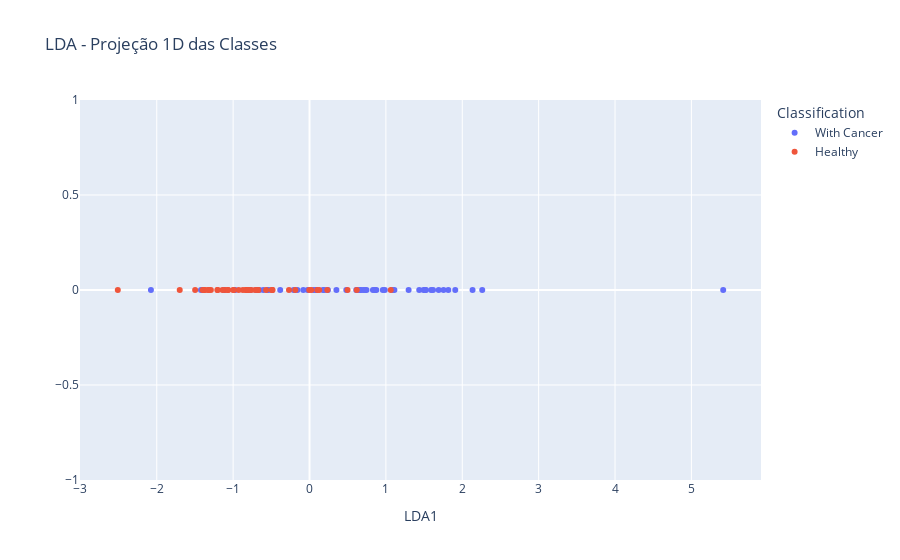

The notebook cell saved with this chart:
### Markdown cell above
### LDA

### Code cell
lda = LinearDiscriminantAnalysis(n_components=1)
# prepare transform on dataset
lda.fit(x_train,y_train)
# apply transform to dataset
transformed = lda.transform(x_train)

# Converter classes para nomes legíveis (1 → Healthy, 2 → With Cancer)
y_labels = y_train.replace({1: "Healthy", 2: "With Cancer"})

#Plot transformed data
# Plot 1D estilo linha reta
fig = px.scatter(
    x=transformed.squeeze(),
    y=np.zeros(transformed.shape[0]),
    color=y_labels,
    labels=dict(x="LDA1", y="", color="Classification"),
    title="LDA - Projeção 1D das Classes"
)

fig.show()

# Guardar os dois primeiros LDAs

lda = LinearDiscriminantAnalysis(n_components=1)
X_lda = lda.fit_transform(X, y_train)

# Como só temos 2 classes, só temos uma componente 
LD1 = X_lda[:, 0]

### Figure 1 — Plotly figure (JSON) as saved in the notebook; plotly's stock layout.template omitted (floating-point values rounded to 4 significant figures)
{"data": [{"hovertemplate": "Classification=With Cancer<br>LDA1=%{x}<br>=%{y}<extra></extra>", "legendgroup": "With Cancer", "marker": {"color": "#636efa", "symbol": "circle"}, "mode": "markers", "name": "With Cancer", "orientation": "v", "showlegend": true, "type": "scatter", "x": [1.297, 0.4815, -0.7757, 1.817, 2.261, -0.5485, 0.6246, 0.746, -0.9721, -1.421, -0.6985, 1.591, -0.02471, -0.08156, 0.6696, -2.076, 0.7022, 1.436, -0.5361, 1.086, 1.617, 1.908, 0.8749, 0.8555, 5.416, 0.2408, -0.2079, 0.6122, 0.6569, 2.134, 1.494, 0.352, -0.3838, 1.515, 1.523, 1.691, -1.117, -0.1581, 0.8303, 0.7256, 0.1762, 0.05269, 0.9859, -0.6046, 0.07793, 0.96, 1.755, 0.08005, 1.111, 0.1948, -0.6582], "xaxis": "x", "y": [0, 0, 0, 0, 0, 0, 0, 0, 0, 0, 0, 0, 0, 0, 0, 0, 0, 0, 0, 0, 0, 0, 0, 0, 0, 0, 0, 0, 0, 0, 0, 0, 0, 0, 0, 0, 0, 0, 0, 0, 0, 0, 0, 0, 0, 0, 0, 0, 0, 0, 0], "yaxis": "y"}, {"hovertemplate": "Classification=Healthy<br>LDA1=%{x}<br>=%{y}<extra></extra>", "legendgroup": "Healthy", "marker": {"color": "#EF553B", "symbol": "circle"}, "mode": "markers", "name": "Healthy", "orientation": "v", "showlegend": true, "type": "scatter", "x": [-0.4845, 0.2328, -0.1867, 0.6184, -0.7617, -1.07, -1.379, -0.5684, -1.106, -1.316, -0.269, -1.205, -1.7, -0.998, -0.6697, -0.6746, -0.4924, -1.141, -0.8729, -1.064, 0.1019, -0.003941, 0.1268, -1.371, -0.8004, -0.4887, -1.292, -1.203, 1.064, -2.51, -0.8304, -1.497, -1.401, -0.8318, 0.498, -0.9277, -0.9925, -1.331, -0.7117, 0.02247, -0.8031], "xaxis": "x", "y": [0, 0, 0, 0, 0, 0, 0, 0, 0, 0, 0, 0, 0, 0, 0, 0, 0, 0, 0, 0, 0, 0, 0, 0, 0, 0, 0, 0, 0, 0, 0, 0, 0, 0, 0, 0, 0, 0, 0, 0, 0], "yaxis": "y"}], "layout": {"legend": {"title": {"text": "Classification"}, "tracegroupgap": 0}, "title": {"text": "LDA - Projeção 1D das Classes"}, "xaxis": {"anchor": "y", "domain": [0, 1], "title": {"text": "LDA1"}}, "yaxis": {"anchor": "x", "domain": [0, 1], "title": {"text": ""}}}}
